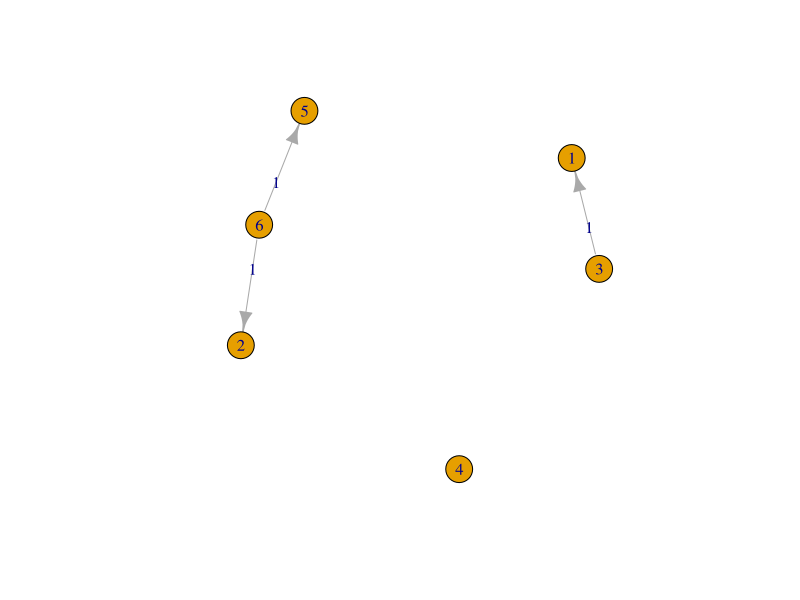

Source code (R):
library('igraph')

# Graph generation and properties.
randomGraph <- function(n=10) {
  m <- matrix(as.integer(sample(0:10, n*n, replace=T) >= 9), nrow=n)
  diag(m) <- 0
  m
}

# E(G) in a listed form.
edges <- function(m) {
  n <- ncol(m)
  r <- c()
  for (i in 1:n)
    for (j in i:n)
      if (j > i && 0 != m[i,j] && m[i,j] < Inf)
        r <- rbind(r, c(i,j))
  r
}

# Plot a graph.
plotGraph <- function(m) {
  igraph <- graph.adjacency(m, mode='directed', weighted=T, diag=F)
  plot(igraph, edge.label=E(igraph)$weight)
}

# L ← Empty list that will contain the sorted elements
# S ← Set of all nodes with no incoming edges
#
# while S is non-empty do
#   remove a node n from S
#   add n to tail of L
#   for each node m with an edge e from n to m do
#     remove edge e from the graph
#     if m has no other incoming edges then
#       insert m into S
#
# if graph has edges then
#   return error (graph has at least one cycle)
# else 
#   return L (a topologically sorted order)

noIncomingEdges <- function(m) {
  n <- nrow(m)
  nie <- c()
  for (i in 1:n)
    if (sum(m[,i]) == 0)
      nie <- c(nie, i)
  nie
}

toposort <- function(g) {
  l <- c()
  s <- noIncomingEdges(g)
  
  while (length(s) > 0) {
    n <- s[1]; s <- s[-1]
    l <- c(l, n)
    for (m in which(g[n,] != 0)) {
      g[n,m] <- 0
      if (sum(g[,m]) == 0)
        s <- c(s, m)
    }
  }
  
  if (sum(g) != 0)
    return(FALSE)
  else
    return(l)
}

# Report.
g <- randomGraph(6)
print(toposort(g))
plotGraph(g)
